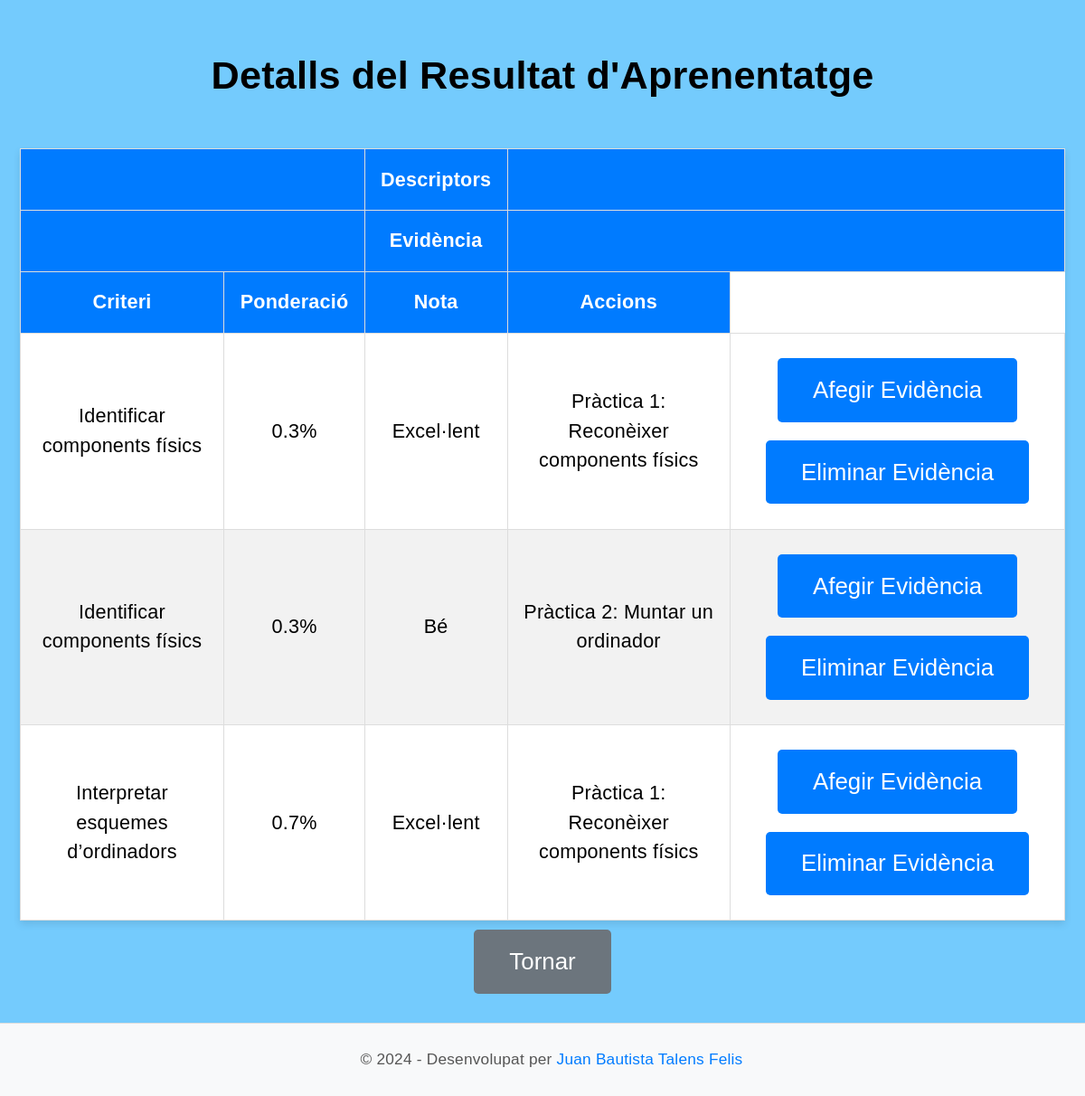
The app's page /ra/1 with its own data.
### tables this page shows
CREATE TABLE Criteri (
    id_criteri INTEGER PRIMARY KEY AUTOINCREMENT,
    nom TEXT NOT NULL,
    ponderacio REAL,
    id_ra INTEGER NOT NULL,
    FOREIGN KEY (id_ra) REFERENCES RA(id_ra) ON DELETE CASCADE
);

CREATE TABLE Descriptor (
    id_descriptor INTEGER PRIMARY KEY AUTOINCREMENT,
    nom TEXT NOT NULL,
    valor REAL
);

CREATE TABLE Evidencia (
    id_evidencia INTEGER PRIMARY KEY AUTOINCREMENT,
    nom TEXT NOT NULL
);

### app.py (the view)
@app.route('/ra/<int:id_ra>')
def veure_ra(id_ra):
    conn = sqlite3.connect(DB_PATH)
    cursor = conn.cursor()
    cursor.execute("""
        SELECT
            Criteri.nom AS criteri_nom,
            Criteri.ponderacio,
            Evidencia.nom AS evidencia,
            Descriptor.nom AS descriptor
        FROM
            Criteri
        JOIN
            Criteri_Evidencia ON Criteri.id_criteri = Criteri_Evidencia.id_criteri
        JOIN
            Evidencia ON Criteri_Evidencia.id_evidencia = Evidencia.id_evidencia
        LEFT JOIN
            Evidencia_Descriptor ON Evidencia.id_evidencia = Evidencia_Descriptor.id_evidencia
        LEFT JOIN
            Descriptor ON Evidencia_Descriptor.id_descriptor = Descriptor.id_descriptor
        WHERE
            Criteri.id_ra = ?
    """, (id_ra,))
    detalls = cursor.fetchall()
    cursor.execute("SELECT nom FROM Evidencia")
    evidencies = cursor.fetchall()
    conn.close()
    return render_template('detalls_ra.html', detalls=detalls, evidencies=evidencies)

### templates/detalls_ra.html (shortened to what this page needs)
<!DOCTYPE html>
<html lang="ca">
<head>
    <link rel="stylesheet" href="/static/style.css">
</head>
<body>
    <div class="container">
        <h1>Detalls del Resultat d'Aprenentatge</h1>
        <table>
            <thead>
                <tr>
                    <th colspan="2"></th>
                    <th>Descriptors</th>
                    <th colspan="2"></th>
                </tr>
                <tr>
                    <th colspan="2"></th>
                    <th>Evidència</th>
                    <th colspan="2"></th>
                </tr>
                <tr>
                    <th>Criteri</th>
                    <th>Ponderació</th>
                    <th>Nota</th>
                    <th>Accions</th>
                </tr>
            </thead>
            <tbody>
                {% for detall in detalls %}
                <tr>
                    <td>{{ detall[0] }}</td>
                    <td>{{ detall[1] }}%</td>
                    <td>
                        <span class="descriptor-text">{{ detall[3] }}</span>
                    </td>
                    <td>
                        <span class="evidencia-text">{{ detall[2] }}</span>
                    </td>
                    <td>
                        <button class="add-evidencia-button">Afegir Evidència</button>
                        <button class="delete-evidencia-button">Eliminar Evidència</button>
                    </td>
                </tr>
                {% endfor %}
            </tbody>
        </table>
        <button onclick="location.href='/'" class="back-button">Tornar</button>
    </div>
    <footer>
        <p>&copy; 2024 - Desenvolupat per <a href="https://juatafe.github.io" target="_blank">Juan Bautista Talens Felis</a></p>
    </footer>
</body>
</html>

### static/style.css (style rules this page uses)
:root { --primary-color: #007BFF; --primary-hover-color: #0056b3; --secondary-color: #6c757d; --secondary-hover-color: #5a6268; --background-color: rgb(116, 203, 253); --text-color: white; font-size: calc(0.6em + 1vw); }
body { font-size: 1rem; margin: 0; line-height: 1.5; letter-spacing: 0.01em; background-color: var(--background-color); font-family: Arial, sans-serif; display: flex; flex-direction: column; min-height: 100vh; }
.container { flex: 1; display: flex; flex-direction: column; align-items: center; justify-content: center; max-width: 1200px; margin: auto; padding: 1em; }
button { padding: 0.8em 1.5em; margin: 10px; background-color: var(--primary-color); color: var(--text-color); border: none; border-radius: 5px; cursor: pointer; font-size: 1.2rem; transition: background-color 0.3s ease; }
.back-button { background-color: var(--secondary-color); }
table { width: 100%; border-collapse: collapse; margin-top: 20px; background-color: white; box-shadow: 0 4px 8px rgba(0, 0, 0, 0.1); font-size: 1rem; }
table th, table td { border: 1px solid #ddd; padding: 0.8em; text-align: center; }
table th { background-color: var(--primary-color); color: var(--text-color); font-weight: bold; }
table tbody tr:nth-child(even) { background-color: #f2f2f2; }
footer { background-color: #f8f9fa; padding: 10px; text-align: center; font-size: 0.8rem; color: #555; border-top: 1px solid #ddd; width: 100%; position: relative; bottom: 0; }
footer a { color: var(--primary-color); text-decoration: none; }

### records on screen
Criteri: nom "Identificar components físics", ponderacio "0.3", nom "Excel·lent", nom "Pràctica 1: Reconèixer components físics", nom "Bé", nom "Pràctica 2: Muntar un ordinador"
Criteri: nom "Interpretar esquemes d’ordinadors", ponderacio "0.7", nom "Excel·lent", nom "Pràctica 1: Reconèixer components físics"
